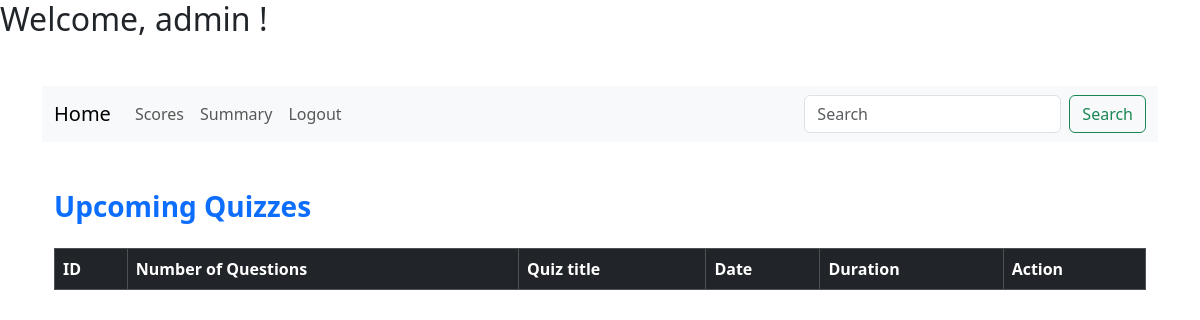
/dashboard/user/1, run on an earlier commit of the app's database.
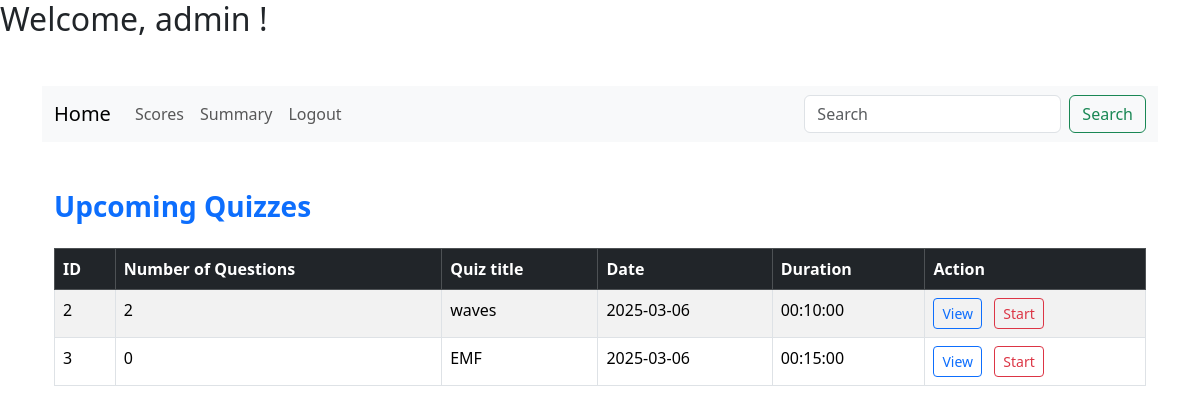
And on a later commit of the database.
### models/quiz.py (models this page shows)
class Quiz(db.Model):
    id = db.Column(db.Integer, primary_key=True)
    chapter_id = db.Column(db.Integer, db.ForeignKey('chapter.id'), nullable=False)
    quizdate = db.Column(db.Date)
    quizduration = db.Column(db.Time)
    quizname=db.Column(db.String(150), nullable=False,unique=True)
    questions = db.relationship('Question', backref='quiz', lazy=True)
    @hybrid_property
    def noofquestions(self):
        return len(self.questions)

### app.py (the view)
@app.route("/dashboard/user/<int:id>", methods=["GET", "POST"])
def userdashboard(id):
    user=User.query.filter_by(id=id).first()
    name=user.fullname
    return render_template(
        "userdashboard.html",
        quizzes=Quiz.query.filter(Quiz.quizdate >= date.today()).all(),
        user=user,
        id=id,name=name
    )

### templates/userdashboard.html (shortened to what this page needs)
{% extends "base.html" %}
{% block content %}
<nav class="navbar navbar-expand-lg navbar-light bg-light">
    <div class="container-fluid">
      <a class="navbar-brand" href="#">Home</a>
      <div class="collapse navbar-collapse" id="navbarSupportedContent">
        <ul class="navbar-nav me-auto mb-2 mb-lg-0">
          <li class="nav-item">
            <a class="nav-link" href="{{url_for('userscores',id=user.id)}}">Scores</a>
          </li>
          <li class="nav-item">
            <a class="nav-link" href="{{url_for('usersummary',id=user.id)}}">Summary</a>
          </li>
          <li class="nav-item">
            <a class="nav-link" href="#">Logout</a>
          </li>
        </ul>
        <form class="d-flex">
          <input class="form-control me-2" type="search" placeholder="Search" aria-label="Search">
          <button class="btn btn-outline-success" type="submit">Search</button>
        </form>
      </div>
    </div>
  </nav>
<div class="container my-5">
    <h3 class="mb-4 text-primary fw-bold">Upcoming Quizzes</h3>
    <div class="table-responsive">
        <table class="table table-striped table-hover table-bordered">
            <thead class="table-dark">
                <tr>
                    <th scope="col">ID</th>
                    <th scope="col">Number of Questions</th>
                    <th scope="col">Quiz title</th>
                    <th scope="col">Date</th>
                    <th scope="col">Duration</th>
                    <th scope="col">Action</th>
                </tr>
            </thead>
            <tbody>
                {% for quiz in quizzes %}
                <tr>
                    <td>{{ quiz.id }}</td>
                    <td>{{quiz.noofquestions}}</td>
                    <td>{{quiz.quizname}}</td>
                    <td>{{ quiz.quizdate}}</td>
                    <td>{{ quiz.quizduration }}</td>
                    <td>
                        <button type="button" onclick="location.href='{{ url_for('userviewquiz', id=user.id,quizid=quiz.id) }}'" class="btn btn-outline-primary btn-sm me-2">View</button>
                        <button type="button" onclick="location.href='{{ url_for('userstartquiz', id=user.id,quizid=quiz.id) }}'" class="btn btn-outline-danger btn-sm">Start</button>
                    </td>
                </tr>
                {% endfor %}
            </tbody>
        </table>
    </div>
{% endblock %}

What changed in the data, as far as the page shows it:
added Quiz: id "2", noofquestions "2", quizname "waves", quizdate "2025-03-06", quizduration "00:10:00"
added Quiz: id "3", noofquestions "0", quizname "EMF", quizdate "2025-03-06", quizduration "00:15:00"
